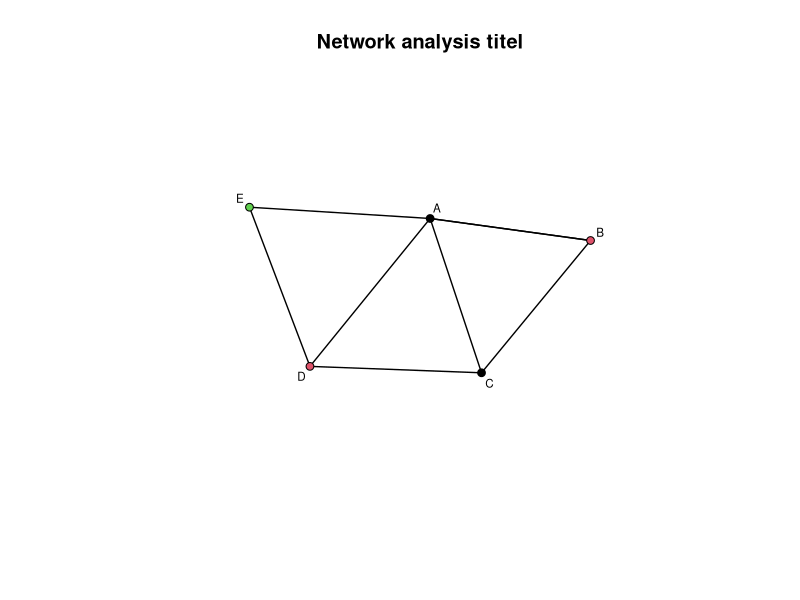

The R source for this figure:
# Creation date: 
#   2015-11-02
# Created by: 
#   HS
# Objective: 
#   function for network analysis
# Usage: 
#   plot.network.from.df(df.1, titel, v.interactive = F)
#     df.1: data.frame of interaction pairs
#     titel: titel of plot
#     v.interactive = set plot to interactive (T) to move nodes, default is (F)
# Input: 
#   plot.network.from.df(df.1, titel, v.interactive)
#   nodeinfo
# Output:
#   plot of network interactions


plot.network.from.df <- function (df.1, titel, v.interactive = F){
  require(network)
df.netw.2 <- network(df.1, 
                     directed=F,
                     loops = F,
                     multiple = T,
                     bipartite = F)
plot(df.netw.2,
     main=titel,
     vertex.col=nodeinfo$Class,
     interactive = v.interactive,
     jitter = TRUE,
     usearrows = FALSE,
     displaylabels = TRUE,
     label.cex = .7
     )
}

#example data
df.1 <- data.frame(V1 = c("A","A","A","A","B","B","C","D"), 
                   V2 = c("B","C","D","E","A","C","D","E"))
nodeinfo <- data.frame(Node = c("A","B","C","D","E"),
                       Class = c("1","2","1","2","3"))
titel = "Network analysis titel"
plot.network.from.df(df.1, titel)
